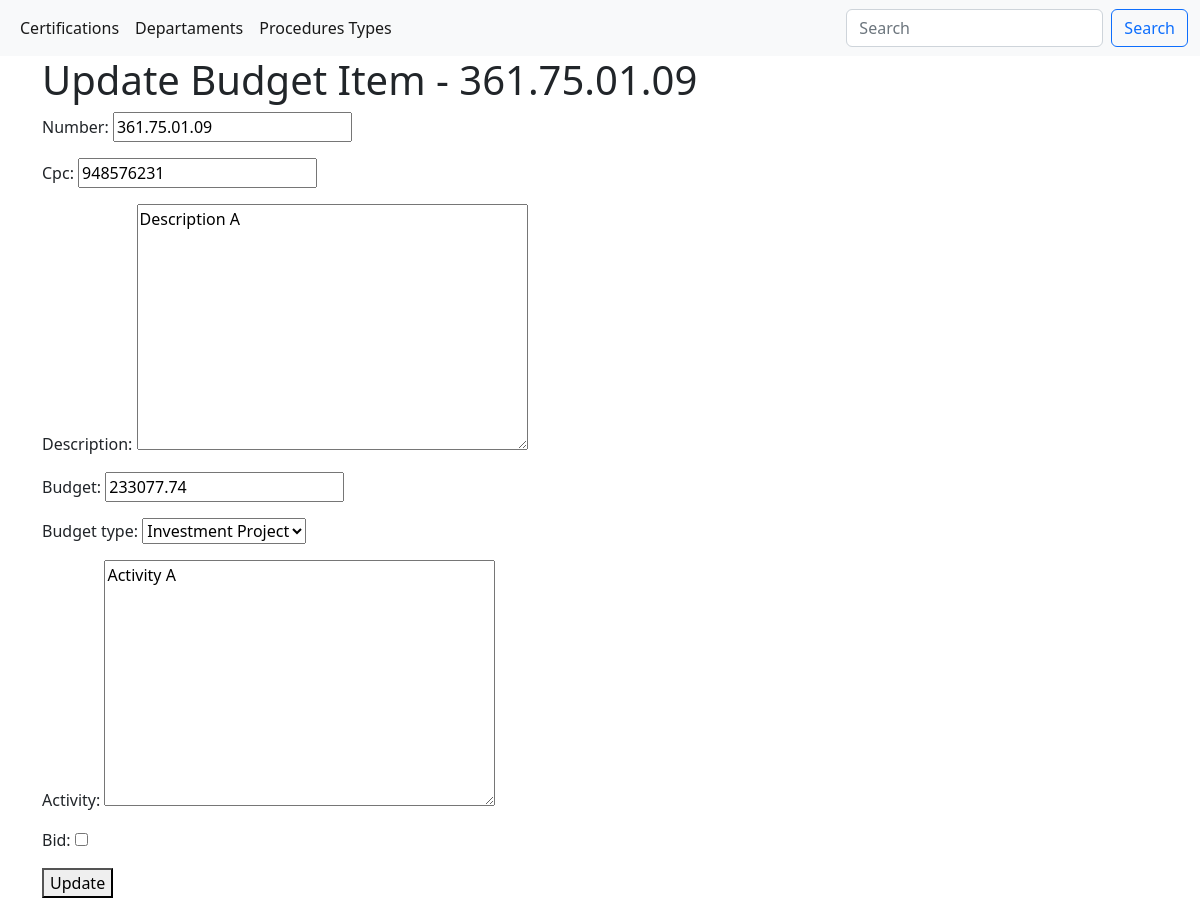
Screenshot of /budget_items/update/5/ with the database file from the repository.
### budget_items/models.py (models this page shows, shortened)
class BudgetItems(models.Model):
    id = models.AutoField(
        primary_key = True
    )
    number = models.CharField(
        max_length = 255
    )
    cpc = models.CharField(
        max_length = 15
    )
    date = models.DateTimeField(
        auto_now_add = True
    )
    budget = models.FloatField()
    budget_type = models.CharField(
        max_length = 18,
        choices = BUDGET_TYPE_CHOICES
    )
    description = models.TextField()
    activity = models.TextField()
    bid = models.BooleanField()

### budget_items/views.py (the view)
# urls.py: path("update/<int:pk>/", BudgetItemsUpdateView.as_view(), name = "update")
class BudgetItemsUpdateView(UpdateView):
    model = BudgetItems
    fields = ["number", "cpc", "description", "budget", "budget_type", "activity", "bid"]
    template_name = "budget_items_update.html"
    success_url = reverse_lazy("budget_items:list")

### budget_items/templates/budget_items_update.html (shortened to what this page needs)
{% extends 'budget_items_base.html' %}
{% block body %}
  <h1>Update Budget Item - {{ object.number }}</h1>
  <form action="{% url 'budget_items:update' object.pk %}" method="POST">
    {{ form.as_p }}
    <button type="submit">Update</button>
  </form>
{% endblock body %}

### rows the page displays
BudgetItems: number "361.75.01.09", cpc "948576231", description "Description A", budget "233077.74", budget_type "Investment Project", activity "Activity A"
